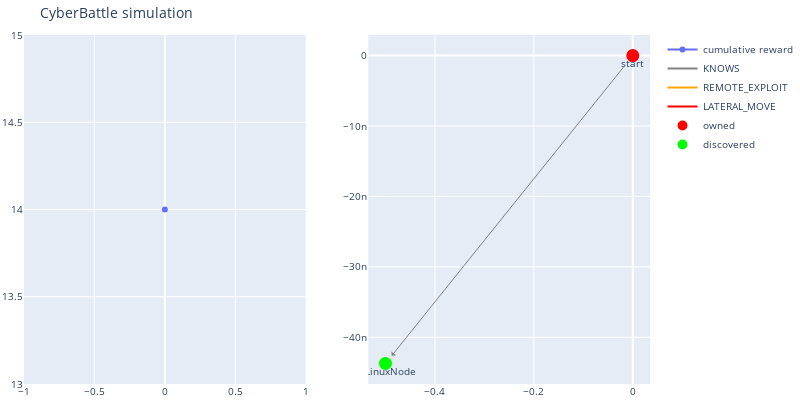
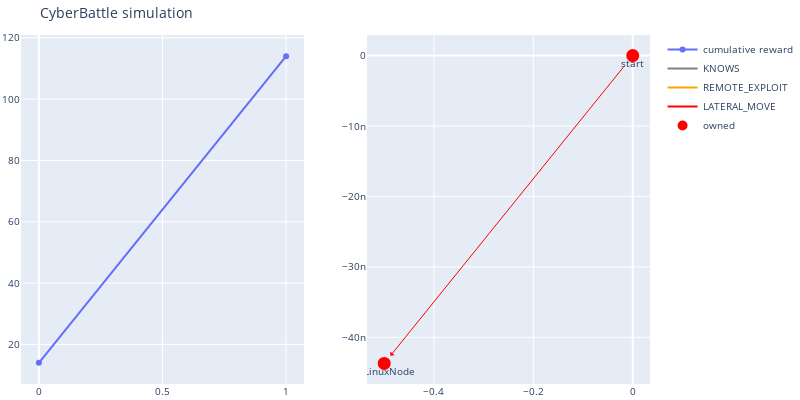
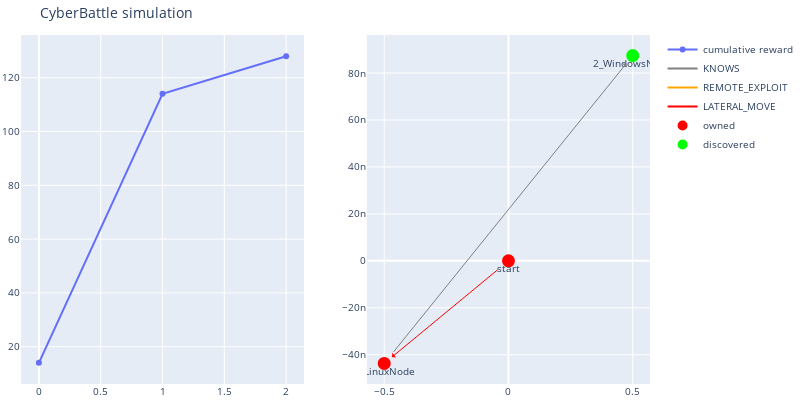
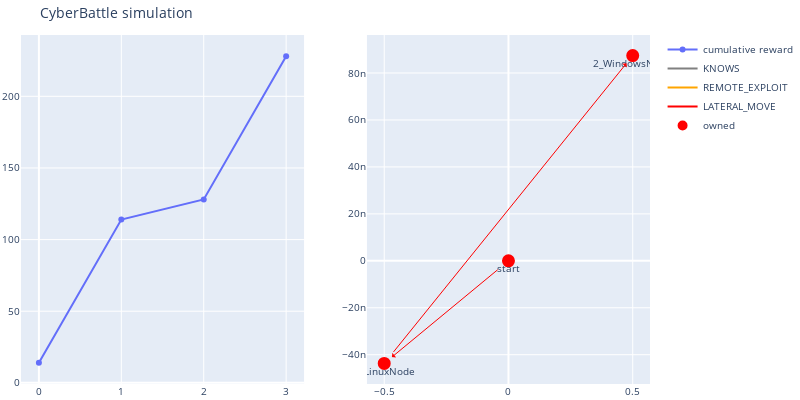

Write notebook code for charts like these, in order.
### Markdown cell above
### 3.2 Agent test 

Now we will try our agent and see what he is doing at each action !

### Code cell
# initialize the environment
from cyberbattle.agents.baseline.agent_wrapper import ActionTrackingStateAugmentation, AgentWrapper, Verbosity


current_o = cyberbattlechain_defender.reset()
wrapped_env = AgentWrapper(cyberbattlechain_defender, ActionTrackingStateAugmentation(ep, current_o))
l = dql_with_defender['learner']
# Use the trained agent to run the steps one by one

max_steps = 20

# next action suggested by DQL agent
h = []
for i in range(max_steps):
    # run the suggested action
    _, next_action, _ = l.exploit(wrapped_env, current_o)
    # print(next_action)
    h.append((cyberbattlechain_defender.get_explored_network_node_properties_bitmap_as_numpy(current_o), next_action))
    if next_action is None:
        break
    current_o, _, _, _ = wrapped_env.step(next_action)
    cyberbattlechain_defender.render()

### Figure 1 — Plotly figure (JSON) as saved in the notebook; plotly's stock layout.template omitted (floating-point values rounded to 4 significant figures)
{"data": [{"name": "cumulative reward", "type": "scatter", "xaxis": "x", "y": [14], "yaxis": "y"}, {"line": {"color": "gray"}, "mode": "lines", "name": "KNOWS", "type": "scatter", "x": [0], "xaxis": "x2", "y": [0], "yaxis": "y2"}, {"line": {"color": "orange"}, "mode": "lines", "name": "REMOTE_EXPLOIT", "type": "scatter", "x": [0], "xaxis": "x2", "y": [0], "yaxis": "y2"}, {"line": {"color": "red"}, "mode": "lines", "name": "LATERAL_MOVE", "type": "scatter", "x": [0], "xaxis": "x2", "y": [0], "yaxis": "y2"}, {"hoverinfo": "text", "marker": {"color": "#D32F2E", "line": {"color": "rgb(255,0,0)", "width": 8}, "size": 5, "symbol": "circle-dot"}, "mode": "markers+text", "name": "owned", "text": ["start"], "textposition": "bottom center", "type": "scatter", "x": [0], "xaxis": "x2", "y": [0], "yaxis": "y2"}, {"hoverinfo": "text", "marker": {"color": "#0e9d00", "line": {"color": "rgb(0,255,0)", "width": 8}, "size": 5, "symbol": "circle-dot"}, "mode": "markers+text", "name": "discovered", "text": ["1_LinuxNode"], "textposition": "bottom center", "type": "scatter", "x": [-0.5], "xaxis": "x2", "y": [-4.371e-08], "yaxis": "y2"}], "layout": {"annotations": [{"align": "center", "arrowcolor": "gray", "arrowhead": 1, "arrowsize": 1, "arrowwidth": 1, "ax": 0, "axref": "x2", "ay": 0, "ayref": "y2", "hovertext": "KNOWS", "opacity": 1, "showarrow": true, "standoff": 10, "startstandoff": 10, "x": -0.5, "xref": "x2", "y": -4.371e-08, "yref": "y2"}], "autosize": false, "font": {"size": 10}, "height": 400, "hovermode": "closest", "margin": {"b": 15, "l": 2, "r": 2, "t": 35}, "showlegend": true, "title": {"text": "CyberBattle simulation"}, "width": 800, "xaxis": {"anchor": "y", "domain": [0, 0.45]}, "xaxis2": {"anchor": "y2", "domain": [0.55, 1]}, "yaxis": {"anchor": "x", "domain": [0, 1]}, "yaxis2": {"anchor": "x2", "domain": [0, 1]}}}

### Figure 2 — Plotly figure (JSON) as saved in the notebook; plotly's stock layout.template omitted (floating-point values rounded to 4 significant figures)
{"data": [{"name": "cumulative reward", "type": "scatter", "xaxis": "x", "y": [14, 114], "yaxis": "y"}, {"line": {"color": "gray"}, "mode": "lines", "name": "KNOWS", "type": "scatter", "x": [0], "xaxis": "x2", "y": [0], "yaxis": "y2"}, {"line": {"color": "orange"}, "mode": "lines", "name": "REMOTE_EXPLOIT", "type": "scatter", "x": [0], "xaxis": "x2", "y": [0], "yaxis": "y2"}, {"line": {"color": "red"}, "mode": "lines", "name": "LATERAL_MOVE", "type": "scatter", "x": [0], "xaxis": "x2", "y": [0], "yaxis": "y2"}, {"hoverinfo": "text", "marker": {"color": "#D32F2E", "line": {"color": "rgb(255,0,0)", "width": 8}, "size": 5, "symbol": "circle-dot"}, "mode": "markers+text", "name": "owned", "text": ["start", "1_LinuxNode"], "textposition": "bottom center", "type": "scatter", "x": [0, -0.5], "xaxis": "x2", "y": [0, -4.371e-08], "yaxis": "y2"}, {"hoverinfo": "text", "marker": {"color": "#0e9d00", "line": {"color": "rgb(0,255,0)", "width": 8}, "size": 5, "symbol": "circle-dot"}, "mode": "markers+text", "name": "discovered", "text": [], "textposition": "bottom center", "type": "scatter", "x": [], "xaxis": "x2", "y": [], "yaxis": "y2"}], "layout": {"annotations": [{"align": "center", "arrowcolor": "red", "arrowhead": 1, "arrowsize": 1, "arrowwidth": 1, "ax": 0, "axref": "x2", "ay": 0, "ayref": "y2", "hovertext": "LATERAL_MOVE", "opacity": 1, "showarrow": true, "standoff": 10, "startstandoff": 10, "x": -0.5, "xref": "x2", "y": -4.371e-08, "yref": "y2"}], "autosize": false, "font": {"size": 10}, "height": 400, "hovermode": "closest", "margin": {"b": 15, "l": 2, "r": 2, "t": 35}, "showlegend": true, "title": {"text": "CyberBattle simulation"}, "width": 800, "xaxis": {"anchor": "y", "domain": [0, 0.45]}, "xaxis2": {"anchor": "y2", "domain": [0.55, 1]}, "yaxis": {"anchor": "x", "domain": [0, 1]}, "yaxis2": {"anchor": "x2", "domain": [0, 1]}}}

### Figure 3 — Plotly figure (JSON) as saved in the notebook; plotly's stock layout.template omitted (floating-point values rounded to 4 significant figures)
{"data": [{"name": "cumulative reward", "type": "scatter", "xaxis": "x", "y": [14, 114, 128], "yaxis": "y"}, {"line": {"color": "gray"}, "mode": "lines", "name": "KNOWS", "type": "scatter", "x": [0], "xaxis": "x2", "y": [0], "yaxis": "y2"}, {"line": {"color": "orange"}, "mode": "lines", "name": "REMOTE_EXPLOIT", "type": "scatter", "x": [0], "xaxis": "x2", "y": [0], "yaxis": "y2"}, {"line": {"color": "red"}, "mode": "lines", "name": "LATERAL_MOVE", "type": "scatter", "x": [0], "xaxis": "x2", "y": [0], "yaxis": "y2"}, {"hoverinfo": "text", "marker": {"color": "#D32F2E", "line": {"color": "rgb(255,0,0)", "width": 8}, "size": 5, "symbol": "circle-dot"}, "mode": "markers+text", "name": "owned", "text": ["start", "1_LinuxNode"], "textposition": "bottom center", "type": "scatter", "x": [0, -0.5], "xaxis": "x2", "y": [0, -4.371e-08], "yaxis": "y2"}, {"hoverinfo": "text", "marker": {"color": "#0e9d00", "line": {"color": "rgb(0,255,0)", "width": 8}, "size": 5, "symbol": "circle-dot"}, "mode": "markers+text", "name": "discovered", "text": ["2_WindowsNode"], "textposition": "bottom center", "type": "scatter", "x": [0.5], "xaxis": "x2", "y": [8.742e-08], "yaxis": "y2"}], "layout": {"annotations": [{"align": "center", "arrowcolor": "red", "arrowhead": 1, "arrowsize": 1, "arrowwidth": 1, "ax": 0, "axref": "x2", "ay": 0, "ayref": "y2", "hovertext": "LATERAL_MOVE", "opacity": 1, "showarrow": true, "standoff": 10, "startstandoff": 10, "x": -0.5, "xref": "x2", "y": -4.371e-08, "yref": "y2"}, {"align": "center", "arrowcolor": "gray", "arrowhead": 1, "arrowsize": 1, "arrowwidth": 1, "ax": -0.5, "axref": "x2", "ay": -4.371e-08, "ayref": "y2", "hovertext": "KNOWS", "opacity": 1, "showarrow": true, "standoff": 10, "startstandoff": 10, "x": 0.5, "xref": "x2", "y": 8.742e-08, "yref": "y2"}], "autosize": false, "font": {"size": 10}, "height": 400, "hovermode": "closest", "margin": {"b": 15, "l": 2, "r": 2, "t": 35}, "showlegend": true, "title": {"text": "CyberBattle simulation"}, "width": 800, "xaxis": {"anchor": "y", "domain": [0, 0.45]}, "xaxis2": {"anchor": "y2", "domain": [0.55, 1]}, "yaxis": {"anchor": "x", "domain": [0, 1]}, "yaxis2": {"anchor": "x2", "domain": [0, 1]}}}

### Figure 4 — Plotly figure (JSON) as saved in the notebook; plotly's stock layout.template omitted (floating-point values rounded to 4 significant figures)
{"data": [{"name": "cumulative reward", "type": "scatter", "xaxis": "x", "y": [14, 114, 128, 228], "yaxis": "y"}, {"line": {"color": "gray"}, "mode": "lines", "name": "KNOWS", "type": "scatter", "x": [0], "xaxis": "x2", "y": [0], "yaxis": "y2"}, {"line": {"color": "orange"}, "mode": "lines", "name": "REMOTE_EXPLOIT", "type": "scatter", "x": [0], "xaxis": "x2", "y": [0], "yaxis": "y2"}, {"line": {"color": "red"}, "mode": "lines", "name": "LATERAL_MOVE", "type": "scatter", "x": [0], "xaxis": "x2", "y": [0], "yaxis": "y2"}, {"hoverinfo": "text", "marker": {"color": "#D32F2E", "line": {"color": "rgb(255,0,0)", "width": 8}, "size": 5, "symbol": "circle-dot"}, "mode": "markers+text", "name": "owned", "text": ["start", "1_LinuxNode", "2_WindowsNode"], "textposition": "bottom center", "type": "scatter", "x": [0, -0.5, 0.5], "xaxis": "x2", "y": [0, -4.371e-08, 8.742e-08], "yaxis": "y2"}, {"hoverinfo": "text", "marker": {"color": "#0e9d00", "line": {"color": "rgb(0,255,0)", "width": 8}, "size": 5, "symbol": "circle-dot"}, "mode": "markers+text", "name": "discovered", "text": [], "textposition": "bottom center", "type": "scatter", "x": [], "xaxis": "x2", "y": [], "yaxis": "y2"}], "layout": {"annotations": [{"align": "center", "arrowcolor": "red", "arrowhead": 1, "arrowsize": 1, "arrowwidth": 1, "ax": 0, "axref": "x2", "ay": 0, "ayref": "y2", "hovertext": "LATERAL_MOVE", "opacity": 1, "showarrow": true, "standoff": 10, "startstandoff": 10, "x": -0.5, "xref": "x2", "y": -4.371e-08, "yref": "y2"}, {"align": "center", "arrowcolor": "red", "arrowhead": 1, "arrowsize": 1, "arrowwidth": 1, "ax": -0.5, "axref": "x2", "ay": -4.371e-08, "ayref": "y2", "hovertext": "LATERAL_MOVE", "opacity": 1, "showarrow": true, "standoff": 10, "startstandoff": 10, "x": 0.5, "xref": "x2", "y": 8.742e-08, "yref": "y2"}], "autosize": false, "font": {"size": 10}, "height": 400, "hovermode": "closest", "margin": {"b": 15, "l": 2, "r": 2, "t": 35}, "showlegend": true, "title": {"text": "CyberBattle simulation"}, "width": 800, "xaxis": {"anchor": "y", "domain": [0, 0.45]}, "xaxis2": {"anchor": "y2", "domain": [0.55, 1]}, "yaxis": {"anchor": "x", "domain": [0, 1]}, "yaxis2": {"anchor": "x2", "domain": [0, 1]}}}
